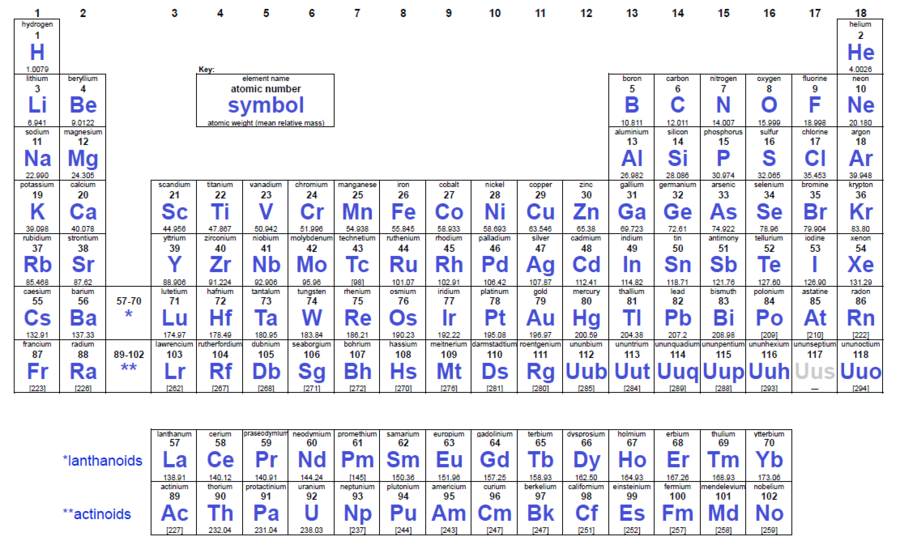
#> input picture periodictable.png, 900 x 541 px, found by its file name
$ jupyter execute 25-Gradients.ipynb   (shell and % lines are left out)   (older library calls are emulated)
#> lines starting #> are read from the running program, lines starting #| are printed output that depends on the picture; after the words box and inside, x2 and y2 are one past the last pixel; in counts of white or black regions, pixels touching at a corner belong together
# Gradients

[cell 1]
import cv2
import numpy as np
import matplotlib.pyplot as plt

[cell 2]
img = cv2.imread('../DATA/periodictable.png',0)
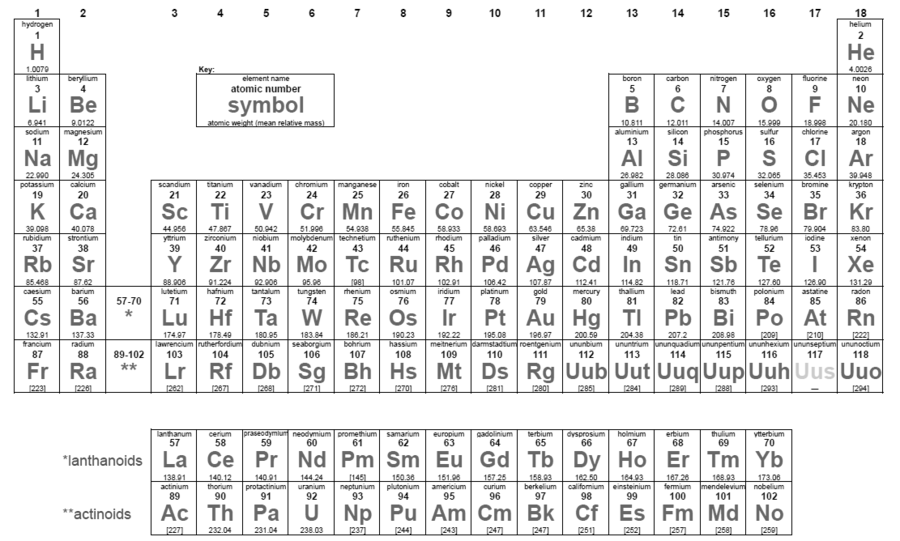
#> img: shape (541, 900); min 0, max 255, mean 233.3

[cell 3]
def display_img(img):
    fig = plt.figure(figsize=(12,10))
    ax = fig.add_subplot(111)
    ax.imshow(img,cmap='gray')

[cell 4]
display_img(img)

[cell 5]
sobelx = cv2.Sobel(img,cv2.CV_64F,1,0,ksize=5)
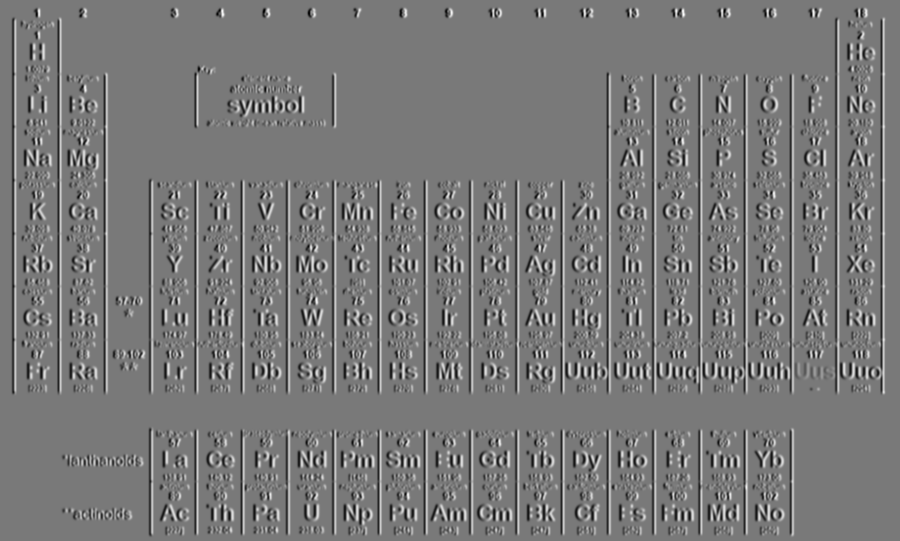
#> sobelx: shape (541, 900) float64; min -8726, max 9649, mean 0; drawn with min black and max white
display_img(sobelx)

[cell 6]
sobely = cv2.Sobel(img,cv2.CV_64F,0,1,ksize=5)
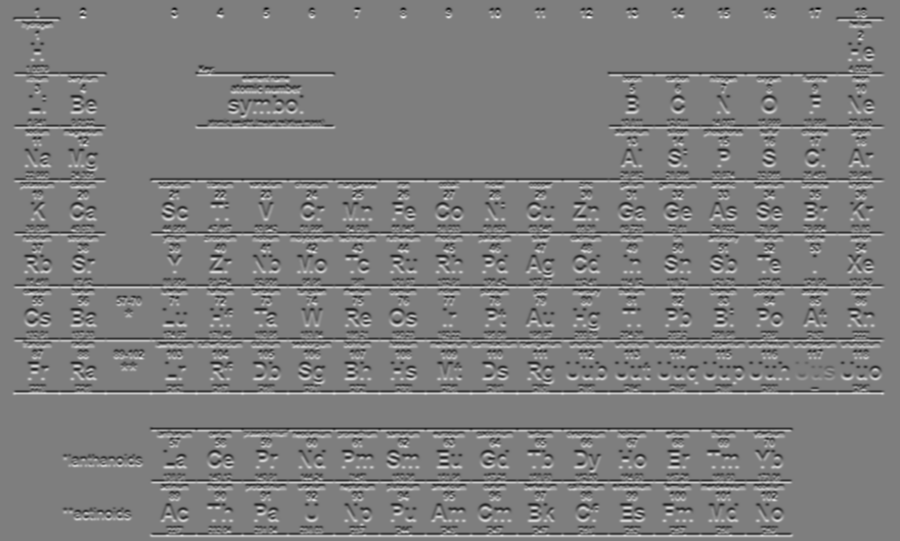
#> sobely: shape (541, 900) float64; min -10377, max 10619, mean 0; drawn with min black and max white
display_img(sobely)

[cell 7]
laplacian = cv2.Laplacian(img,cv2.CV_64F)
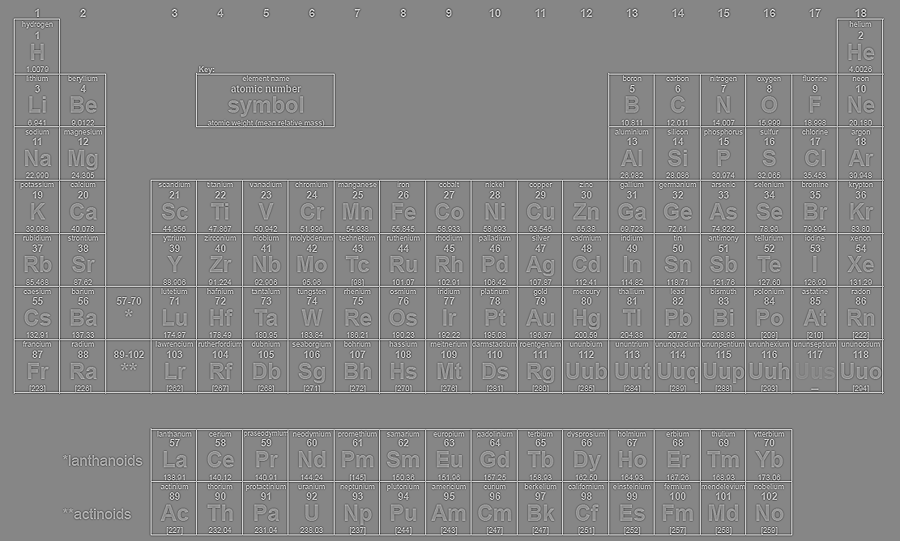
#> laplacian: shape (541, 900) float64; min -567, max 507, mean 0; drawn with min black and max white
display_img(laplacian)

## Combining Previous Ideas

Let's play around with these images with some of the other ideas we've already seen!

### Blending Images

[cell 8]
blended = cv2.addWeighted(src1=sobelx,alpha=0.5,src2=sobely,beta=0.5,gamma=0)
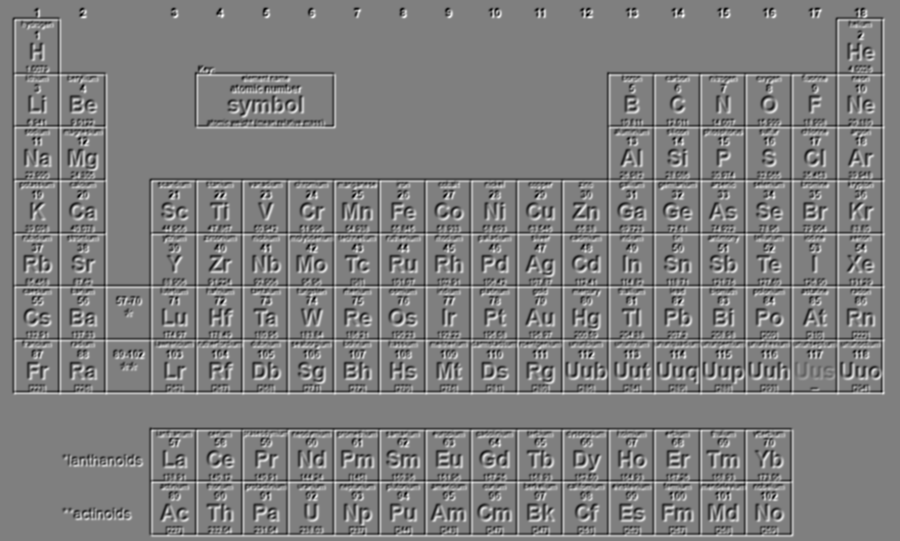
#> blended: shape (541, 900) float64; min -6605, max 6632, mean 0; drawn with min black and max white

[cell 9]
display_img(blended)

### Thresholds

[cell 10]
ret,th1 = cv2.threshold(blended,140,255,cv2.THRESH_BINARY_INV)
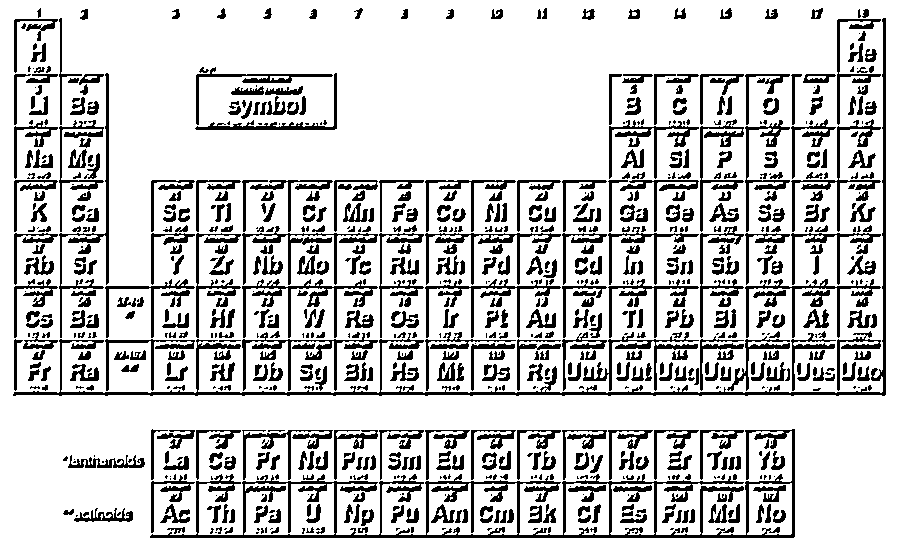
#> th1: shape (541, 900) float64; 79.3% white; 913 black regions (283 under 20 px), largest, box (x1, y1, x2, y2) and area: (150, 429, 795, 538) 8846, (13, 18, 886, 396) 5285, (242, 279, 378, 338) 1480
display_img(th1)

[cell 11]
ret,th1 = cv2.threshold(img,160,255,cv2.THRESH_BINARY)
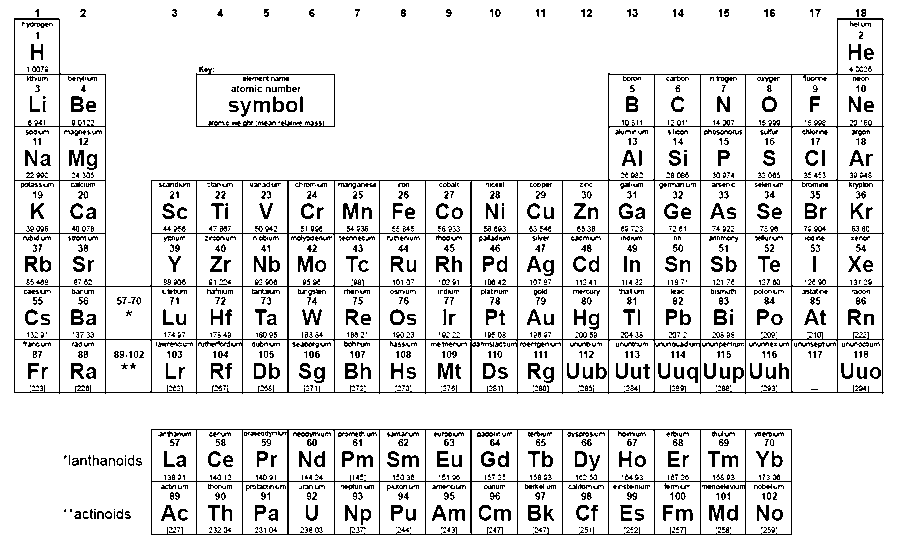
#> th1: shape (541, 900); 88.5% white; black in thin lines or dots
display_img(th1)

$ run again, with crossword.png copied over periodictable.png
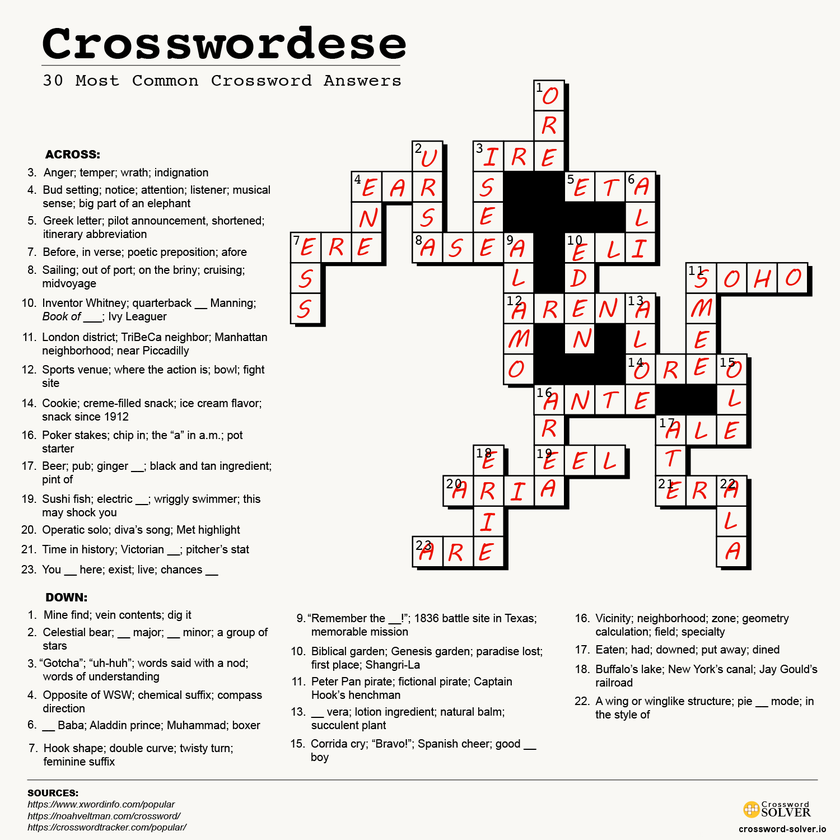
#> input picture crossword.png, 840 x 840 px, shrunk from 1500 x 1500 before the run, found by its file name
#> `ret,th1 = cv2.threshold(blended,140,255,cv2.THRESH_BINARY_INV)`:
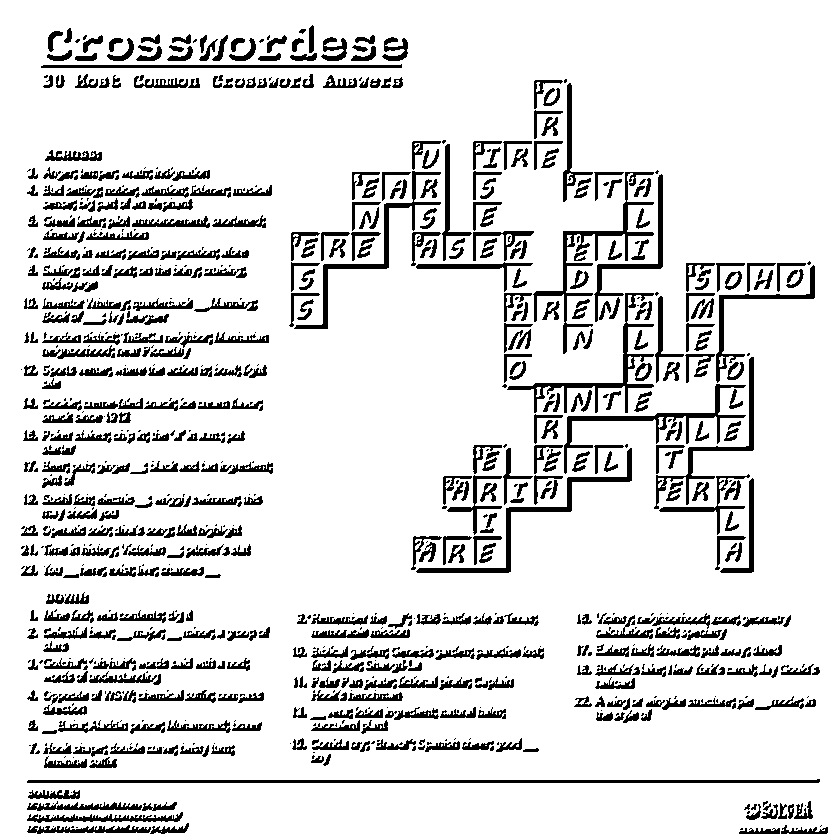
#> th1: shape (840, 840) float64; 86.8% white; 1112 black regions (506 under 20 px), largest, box (x1, y1, x2, y2) and area: (27, 779, 820, 783) 2380, (533, 172, 654, 354) 1975, (507, 293, 654, 413) 1724
#> `ret,th1 = cv2.threshold(img,160,255,cv2.THRESH_BINARY)`:
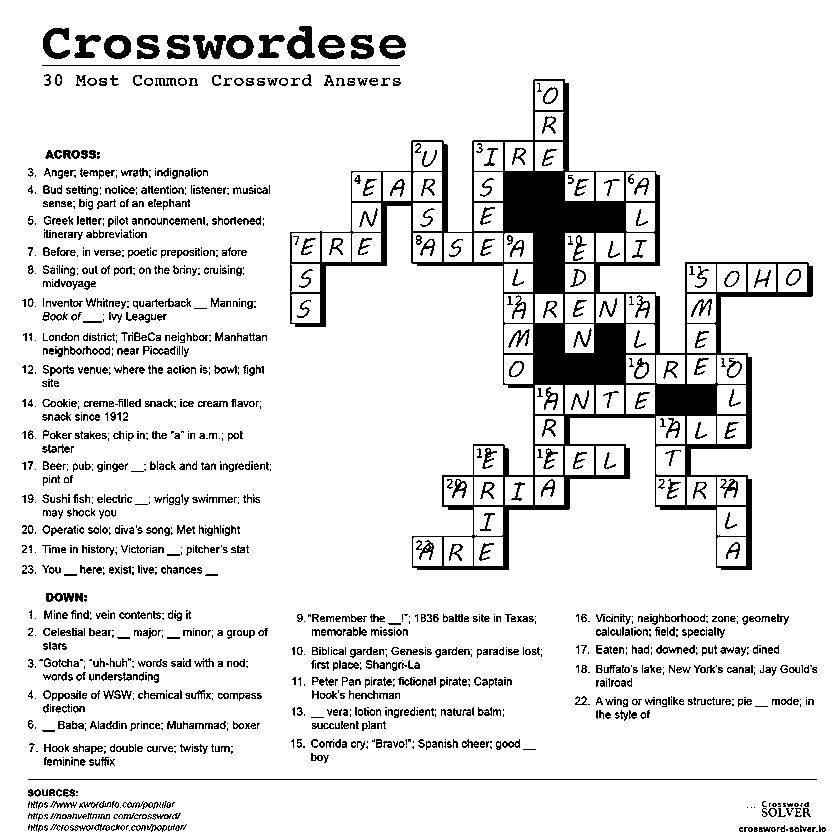
#> th1: shape (840, 840); 89.3% white; 1565 black regions (669 under 20 px), largest, box (x1, y1, x2, y2) and area: (290, 79, 813, 570) 30692, (28, 779, 817, 780) 789, (287, 26, 315, 59) 519
